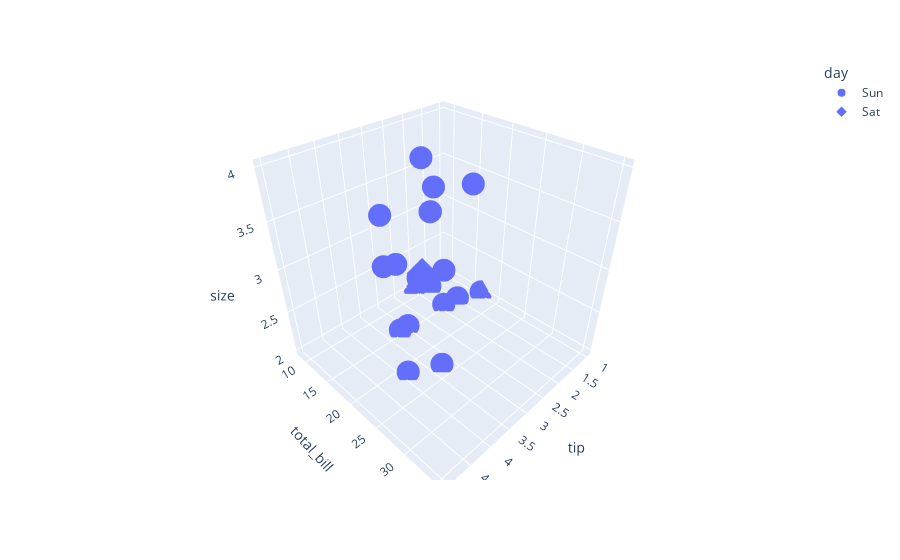

Notebook cell for this chart:
### Code cell
fig = ply.scatter_3d(heart, x='tip', y='total_bill', z='size',
                     symbol='day')
fig.show()

### Figure 1 — Plotly figure (JSON) as saved in the notebook; plotly's stock layout.template omitted (floating-point values rounded to 4 significant figures)
{"data": [{"hovertemplate": "day=Sun<br>tip=%{x}<br>total_bill=%{y}<br>size=%{z}<extra></extra>", "legendgroup": "Sun", "marker": {"color": "#636efa", "symbol": "circle"}, "mode": "markers", "name": "Sun", "scene": "scene", "showlegend": true, "type": "scatter3d", "x": [1.01, 1.66, 3.5, 3.31, 3.61, 4.71, 2, 3.12, 1.96, 3.23, 1.71, 5, 1.57, 3, 3.02, 3.92, 1.67, 3.71, 3.5], "y": [16.99, 10.34, 21.01, 23.68, 24.59, 25.29, 8.77, 26.88, 15.04, 14.78, 10.27, 35.26, 15.42, 18.43, 14.83, 21.58, 10.33, 16.29, 16.97], "z": [2, 3, 3, 2, 4, 4, 2, 4, 2, 2, 2, 4, 2, 4, 2, 2, 3, 3, 3]}, {"hovertemplate": "day=Sat<br>tip=%{x}<br>total_bill=%{y}<br>size=%{z}<extra></extra>", "legendgroup": "Sat", "marker": {"color": "#636efa", "symbol": "diamond"}, "mode": "markers", "name": "Sat", "scene": "scene", "showlegend": true, "type": "scatter3d", "x": [3.35], "y": [20.65], "z": [3]}], "layout": {"legend": {"title": {"text": "day"}, "tracegroupgap": 0}, "margin": {"t": 60}, "scene": {"domain": {"x": [0, 1], "y": [0, 1]}, "xaxis": {"title": {"text": "tip"}}, "yaxis": {"title": {"text": "total_bill"}}, "zaxis": {"title": {"text": "size"}}}}}
